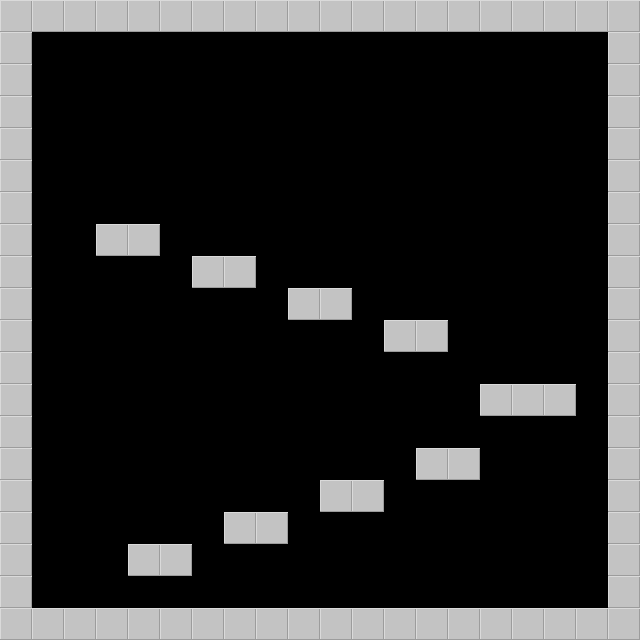

Below is a game level as drawn by its tile map, then a one-line description and the .tmx file that defines it, in full:
An orthogonal 20x20 tile map with 32x32 px tiles, 1 tile layer (map) and 14 objects (player).

<map version="1.0" orientation="orthogonal" width="20" height="20" tilewidth="32" tileheight="32">
 <tileset firstgid="1" name="block" tilewidth="32" tileheight="32">
  <image source="block.png" width="32" height="32" />
 </tileset>
 <layer name="map" width="20" height="20">
  <data encoding="csv">
1,1,1,1,1,1,1,1,1,1,1,1,1,1,1,1,1,1,1,1,
1,0,0,0,0,0,0,0,0,0,0,0,0,0,0,0,0,0,0,1,
1,0,0,0,0,0,0,0,0,0,0,0,0,0,0,0,0,0,0,1,
1,0,0,0,0,0,0,0,0,0,0,0,0,0,0,0,0,0,0,1,
1,0,0,0,0,0,0,0,0,0,0,0,0,0,0,0,0,0,0,1,
1,0,0,0,0,0,0,0,0,0,0,0,0,0,0,0,0,0,0,1,
1,0,0,0,0,0,0,0,0,0,0,0,0,0,0,0,0,0,0,1,
1,0,0,1,1,0,0,0,0,0,0,0,0,0,0,0,0,0,0,1,
1,0,0,0,0,0,1,1,0,0,0,0,0,0,0,0,0,0,0,1,
1,0,0,0,0,0,0,0,0,1,1,0,0,0,0,0,0,0,0,1,
1,0,0,0,0,0,0,0,0,0,0,0,1,1,0,0,0,0,0,1,
1,0,0,0,0,0,0,0,0,0,0,0,0,0,0,0,0,0,0,1,
1,0,0,0,0,0,0,0,0,0,0,0,0,0,0,1,1,1,0,1,
1,0,0,0,0,0,0,0,0,0,0,0,0,0,0,0,0,0,0,1,
1,0,0,0,0,0,0,0,0,0,0,0,0,1,1,0,0,0,0,1,
1,0,0,0,0,0,0,0,0,0,1,1,0,0,0,0,0,0,0,1,
1,0,0,0,0,0,0,1,1,0,0,0,0,0,0,0,0,0,0,1,
1,0,0,0,1,1,0,0,0,0,0,0,0,0,0,0,0,0,0,1,
1,0,0,0,0,0,0,0,0,0,0,0,0,0,0,0,0,0,0,1,
1,1,1,1,1,1,1,1,1,1,1,1,1,1,1,1,1,1,1,1
</data>
 </layer>
 <objectgroup name="triggers" width="20" height="20">
  <object x="607" y="33" width="31" height="574" />
  <object x="1" y="32" width="30" height="575" />
  <object x="34" y="0" width="574" height="31" />
  <object x="223" y="512" width="65" height="31">
   <properties>
    <property name="blocker" value="1" />
   </properties>
  </object>
  <object x="127" y="544" width="65" height="31">
   <properties>
    <property name="blocker" value="1" />
   </properties>
  </object>
  <object name="player" x="63" y="545" width="30" height="29">
   <properties>
    <property name="start" value="" />
   </properties>
  </object>
  <object x="319" y="479" width="65" height="31">
   <properties>
    <property name="blocker" value="1" />
   </properties>
  </object>
  <object x="415" y="447" width="65" height="31">
   <properties>
    <property name="blocker" value="1" />
   </properties>
  </object>
  <object x="480" y="384" width="96" height="31">
   <properties>
    <property name="blocker" value="1" />
   </properties>
  </object>
  <object x="382" y="320" width="65" height="31">
   <properties>
    <property name="blocker" value="1" />
   </properties>
  </object>
  <object x="287" y="288" width="65" height="31">
   <properties>
    <property name="blocker" value="1" />
   </properties>
  </object>
  <object x="191" y="256" width="65" height="31">
   <properties>
    <property name="blocker" value="1" />
   </properties>
  </object>
  <object x="94" y="223" width="65" height="31">
   <properties>
    <property name="blocker" value="1" />
   </properties>
  </object>
  <object x="33" y="609" width="575" height="29">
   <properties>
    <property name="blocker" value="1" />
   </properties>
  </object>
 </objectgroup>
</map>
